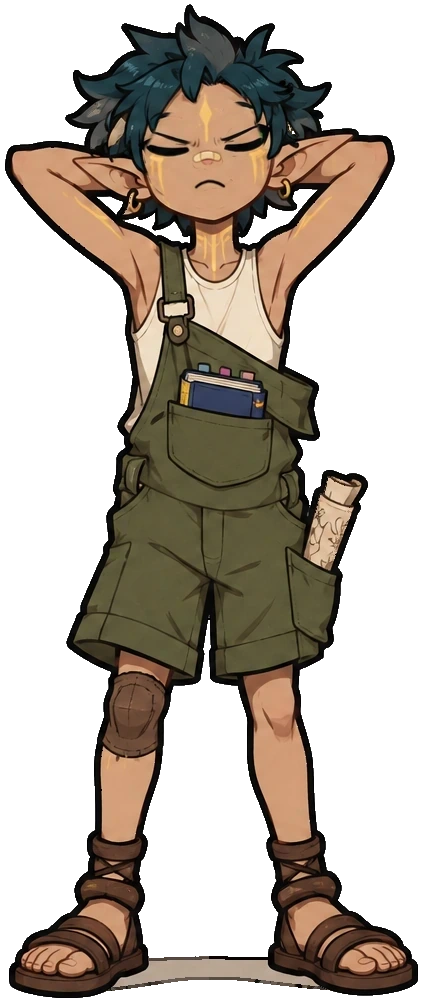
#> input picture atores/aoi/Aoi_bravo_pisca.webp, 423 x 1003 px, found by its file name
$ python marcas.py ../../atores/aoi/Aoi_bravo_fala.webp ../../atores/aoi/Aoi_bravo_pisca.webp
#> lines starting #> are read from the running program, lines starting #| are printed output that depends on the picture
# marcas.py <pasta_saida> <base.png> [verde] : copia as marcas douradas do normal para todos os quadros (só sobre pele) e, com "verde", pinta o branco dos olhos verdes
import sys, os, glob, numpy as np, cv2
from PIL import Image
from scipy import ndimage as nd
d, base = sys.argv[1], sys.argv[2]; verde = 'verde' in sys.argv[3:]
lab = lambda a: cv2.cvtColor(a[..., :3].astype(np.uint8), cv2.COLOR_RGB2LAB).astype(np.float32)
N = np.asarray(Image.open(f'{d}/{base}').convert('RGBA')).astype(np.float32); NL = lab(N)
#> after `NL = lab(N)`:
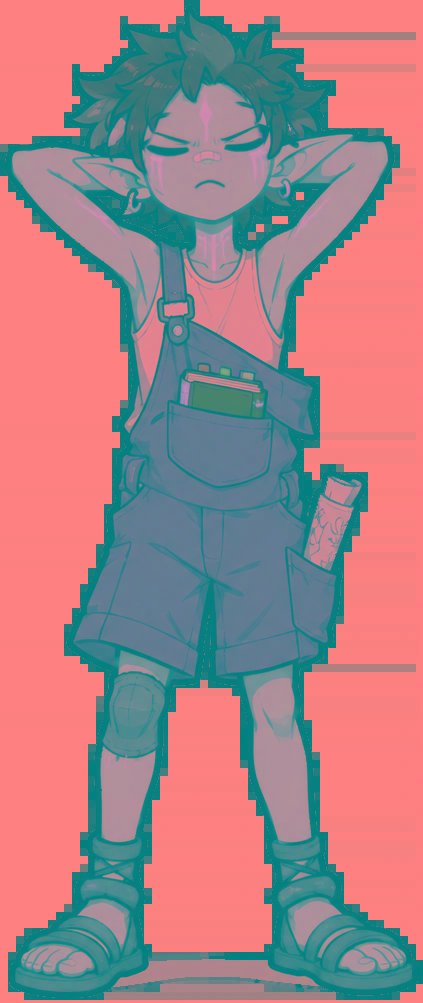
#> NL: shape (1003, 423, 3) float32; mean R, G, B 167.3, 130.1, 134.9
#> (the run stopped early here; a loop or call above may not have finished)
